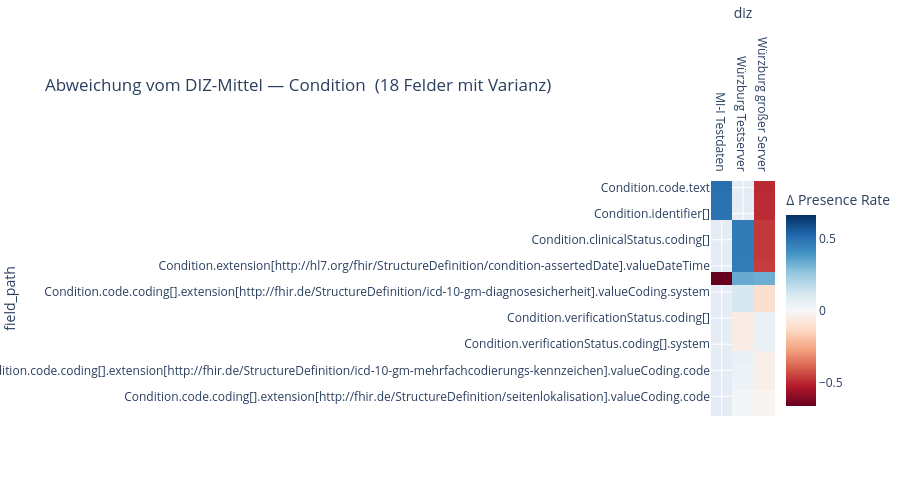
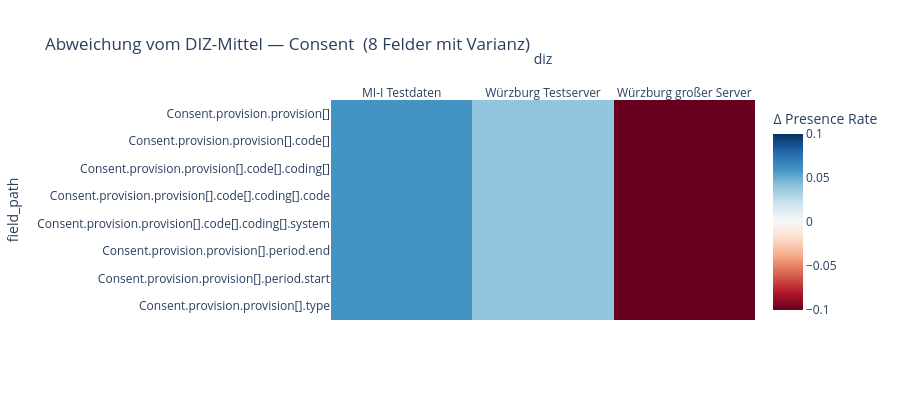

The cell these charts' notebook holds for them, in order:
### Code cell
# ── 2b. Abweichungs-Heatmap: Differenz von DIZ-Wert zum DIZ-Mittel ───────
# Grün = DIZ hat höhere Presence Rate als Durchschnitt, Rot = niedriger

def delta_heatmap(resource_type: str):
    sub = df_fields[
        (df_fields["resource_type"] == resource_type) &
        (~df_fields["detected_python_types"].str.fullmatch(r"object|array", na=False))
    ].copy()

    if sub.empty:
        return

    pivot = sub.pivot_table(
        index="field_path", columns="diz",
        values="presence_rate", aggfunc="first"
    ).reindex(columns=LOADED_DIZ)

    # Nur Felder mit Varianz zwischen DIZ
    row_std = pivot.std(axis=1)
    pivot = pivot[row_std > 0.01]
    if pivot.empty:
        print(f"{resource_type}: Keine signifikanten Abweichungen zwischen DIZ.")
        return

    delta = pivot.sub(pivot.mean(axis=1), axis=0)
    delta = delta.loc[pivot.std(axis=1).sort_values(ascending=False).index]

    height = max(400, len(delta) * 22 + 100)

    fig = px.imshow(
        delta,
        color_continuous_scale="RdBu",
        color_continuous_midpoint=0,
        aspect="auto",
        title=f"Abweichung vom DIZ-Mittel — {resource_type}  ({len(delta)} Felder mit Varianz)",
        labels={"color": "Δ Presence Rate"},
        height=height
    )
    fig.update_xaxes(side="top")
    fig.show()


for rt in ALL_RT:
    delta_heatmap(rt)

### Figure 1 — Plotly figure (JSON) as saved in the notebook; plotly's stock layout.template omitted (floating-point values rounded to 4 significant figures)
{"data": [{"coloraxis": "coloraxis", "name": "0", "x": ["MI-I Testdaten", "Würzburg Testserver", "Würzburg großer Server"], "y": ["Condition.code.text", "Condition.identifier[].value", "Condition.identifier[]", "Condition.clinicalStatus.coding[].code", "Condition.clinicalStatus.coding[]", "Condition.clinicalStatus.coding[].system", "Condition.extension[http://hl7.org/fhir/StructureDefinition/condition-assertedDate].valueDateTime", "Condition.encounter.reference", "Condition.code.coding[].extension[http://fhir.de/StructureDefinition/icd-10-gm-diagnosesicherheit].valueCoding.system", "Condition.code.coding[].extension[http://fhir.de/StructureDefinition/icd-10-gm-diagnosesicherheit].valueCoding.code", "Condition.verificationStatus.coding[]", "Condition.verificationStatus.coding[].code", "Condition.verificationStatus.coding[].system", "Condition.extension[http://hl7.org/fhir/StructureDefinition/condition-related].valueReference.reference", "Condition.code.coding[].extension[http://fhir.de/StructureDefinition/icd-10-gm-mehrfachcodierungs-kennzeichen].valueCoding.code", "Condition.code.coding[].extension[http://fhir.de/StructureDefinition/icd-10-gm-mehrfachcodierungs-kennzeichen].valueCoding.system", "Condition.code.coding[].extension[http://fhir.de/StructureDefinition/seitenlokalisation].valueCoding.code", "Condition.code.coding[].extension[http://fhir.de/StructureDefinition/seitenlokalisation].valueCoding.system"], "z": [[0.5, NaN, -0.5], [0.495, NaN, -0.495], [0.495, NaN, -0.495], [NaN, 0.47, -0.47], [NaN, 0.47, -0.47], [NaN, 0.47, -0.47], [NaN, 0.465, -0.465], [-0.6633, 0.3367, 0.3267], [NaN, 0.11, -0.11], [NaN, 0.11, -0.11], [NaN, -0.05, 0.05], [NaN, -0.05, 0.05], [NaN, -0.05, 0.05], [NaN, 0.045, -0.045], [NaN, 0.04, -0.04], [NaN, 0.04, -0.04], [NaN, 0.015, -0.015], [NaN, 0.015, -0.015]], "type": "heatmap", "xaxis": "x", "yaxis": "y", "hovertemplate": "diz: %{x}<br>field_path: %{y}<br>Δ Presence Rate: %{z}<extra></extra>"}], "layout": {"xaxis": {"anchor": "y", "domain": [0.0, 1.0], "title": {"text": "diz"}, "side": "top"}, "yaxis": {"anchor": "x", "domain": [0.0, 1.0], "autorange": "reversed", "title": {"text": "field_path"}}, "coloraxis": {"colorbar": {"title": {"text": "Δ Presence Rate"}}, "colorscale": [[0.0, "rgb(103,0,31)"], [0.1, "rgb(178,24,43)"], [0.2, "rgb(214,96,77)"], [0.3, "rgb(244,165,130)"], [0.4, "rgb(253,219,199)"], [0.5, "rgb(247,247,247)"], [0.6, "rgb(209,229,240)"], [0.7, "rgb(146,197,222)"], [0.8, "rgb(67,147,195)"], [0.9, "rgb(33,102,172)"], [1.0, "rgb(5,48,97)"]], "cmid": 0}, "title": {"text": "Abweichung vom DIZ-Mittel — Condition  (18 Felder mit Varianz)"}, "height": 496}}

### Figure 2 — Plotly figure (JSON) as saved in the notebook; plotly's stock layout.template omitted (floating-point values rounded to 4 significant figures)
{"data": [{"coloraxis": "coloraxis", "name": "0", "x": ["MI-I Testdaten", "Würzburg Testserver", "Würzburg großer Server"], "y": ["Consent.provision.provision[]", "Consent.provision.provision[].code[]", "Consent.provision.provision[].code[].coding[]", "Consent.provision.provision[].code[].coding[].code", "Consent.provision.provision[].code[].coding[].system", "Consent.provision.provision[].period.end", "Consent.provision.provision[].period.start", "Consent.provision.provision[].type"], "z": [[0.06, 0.04, -0.1], [0.06, 0.04, -0.1], [0.06, 0.04, -0.1], [0.06, 0.04, -0.1], [0.06, 0.04, -0.1], [0.06, 0.04, -0.1], [0.06, 0.04, -0.1], [0.06, 0.04, -0.1]], "type": "heatmap", "xaxis": "x", "yaxis": "y", "hovertemplate": "diz: %{x}<br>field_path: %{y}<br>Δ Presence Rate: %{z}<extra></extra>"}], "layout": {"xaxis": {"anchor": "y", "domain": [0.0, 1.0], "title": {"text": "diz"}, "side": "top"}, "yaxis": {"anchor": "x", "domain": [0.0, 1.0], "autorange": "reversed", "title": {"text": "field_path"}}, "coloraxis": {"colorbar": {"title": {"text": "Δ Presence Rate"}}, "colorscale": [[0.0, "rgb(103,0,31)"], [0.1, "rgb(178,24,43)"], [0.2, "rgb(214,96,77)"], [0.3, "rgb(244,165,130)"], [0.4, "rgb(253,219,199)"], [0.5, "rgb(247,247,247)"], [0.6, "rgb(209,229,240)"], [0.7, "rgb(146,197,222)"], [0.8, "rgb(67,147,195)"], [0.9, "rgb(33,102,172)"], [1.0, "rgb(5,48,97)"]], "cmid": 0}, "title": {"text": "Abweichung vom DIZ-Mittel — Consent  (8 Felder mit Varianz)"}, "height": 400}}
